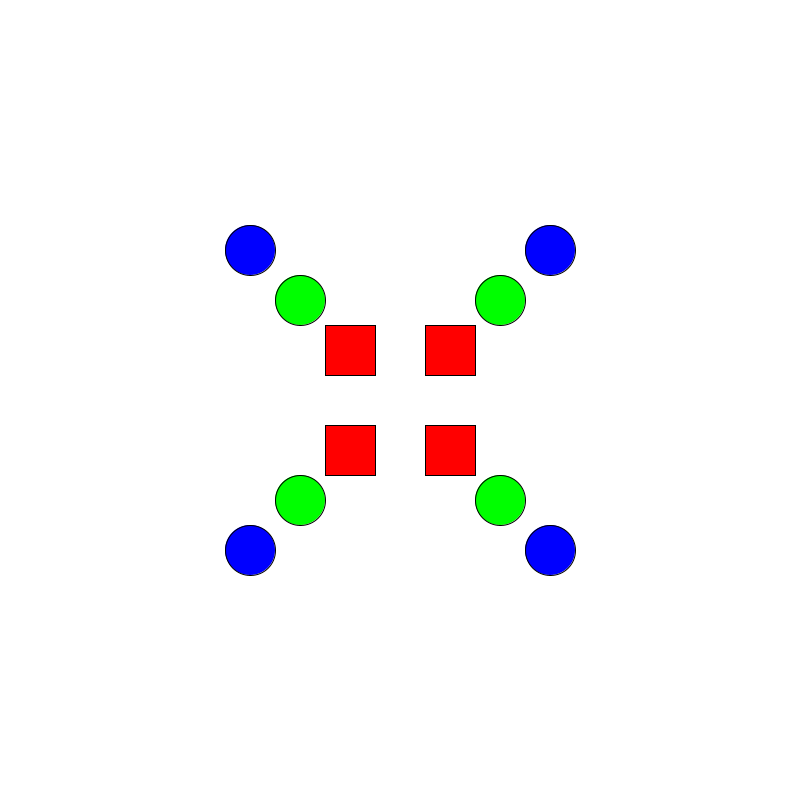
Frame 1 (no input)
Frame 60 (the mouse pressed at the canvas centre just before this capture): identical to frame 1, image omitted
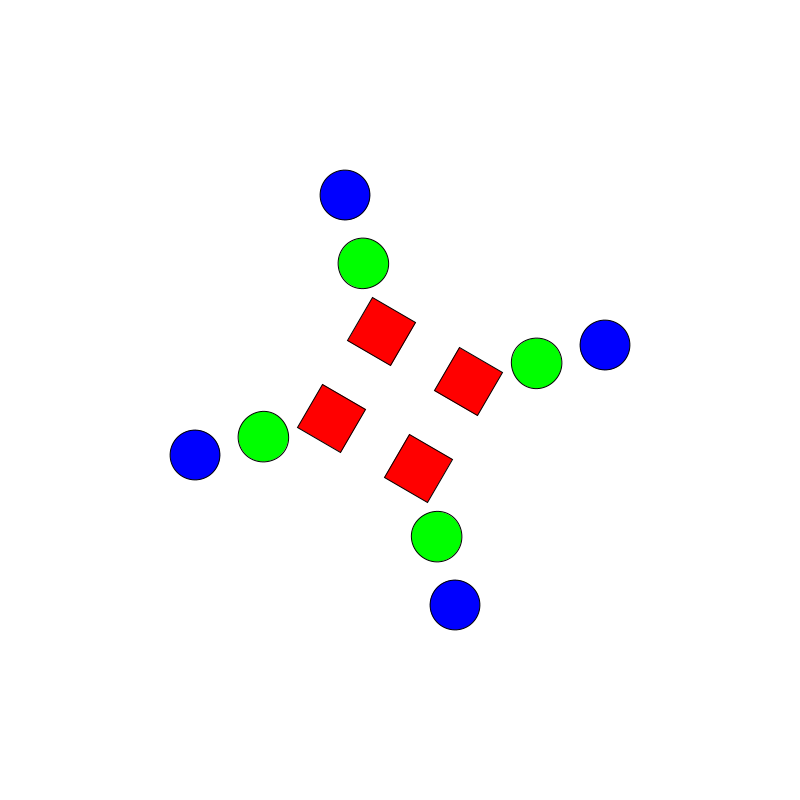
Frame 120 (the mouse held since frame 60 and released just before this capture)

The Processing sketch that drew these frames (run headless with seeded random() and noise(); from frame 60 on, the mouse is pressed at the canvas centre):

// Processing sketch: squareRotatingSeparateMouse
// ── squareRotatingSeparateMouse.pde
/*
 * Square Rotating Separate
 * To show rotations at different speeds
 * with mousePressed interaction
 *
 * CC Fall 2013
 * by Ryan Raffa
 * 09/17/13
 */
 
int xOne, yOne;
int xTwo, yTwo;
int xThree, yThree;
int xFour, yFour;

float deg, degTwo, degThree;

void setup() {
 
 size(800,800);
 
 xOne = -50;
 yOne = -50;

 xTwo = -50;
 yTwo = 50;

 xThree = 50;
 yThree = -50;

 xFour = 50;
 yFour = 50;
 
 deg = 0.0;
 degTwo = 0.0;
 degThree = 0.0;
 
}

void draw() {
 background(255);
 
 rectMode(CENTER);

 //red lines
 pushMatrix();
 translate(width/2,height/2);
  
 if(mousePressed==true) {
   deg+=2;
 }

 float rad = radians(deg);
 rotate(rad);
 
 fill(255,0,0);
 rect(xOne, yOne, 50, 50);
 rect(xTwo, yTwo, 50, 50);
 rect(xThree, yThree, 50, 50);
 rect(xFour, yFour, 50, 50);
 popMatrix();

 //green lines
 pushMatrix();
 translate(width/2,height/2);
 
 if(mousePressed==true) {
   degTwo-=4;
 }

 float radTwo = radians(degTwo);
 rotate(radTwo);

 fill(0,255,0);
 ellipse(xOne*2, yOne*2, 50, 50);
 ellipse(xTwo*2, yTwo*2, 50, 50);
 ellipse(xThree*2, yThree*2, 50, 50);
 ellipse(xFour*2, yFour*2, 50, 50);
 popMatrix();

 //blue lines
 pushMatrix();
 translate(width/2,height/2);
 
 if(mousePressed==true) {
   degThree+=2;
 }

 float radThree = radians(degThree);
 rotate(radThree);
 
 fill(0,0,255);
 ellipse(xOne*3, yOne*3, 50, 50);
 ellipse(xTwo*3, yTwo*3, 50, 50);
 ellipse(xThree*3, yThree*3, 50, 50);
 ellipse(xFour*3, yFour*3, 50, 50);
 popMatrix();
  
}
